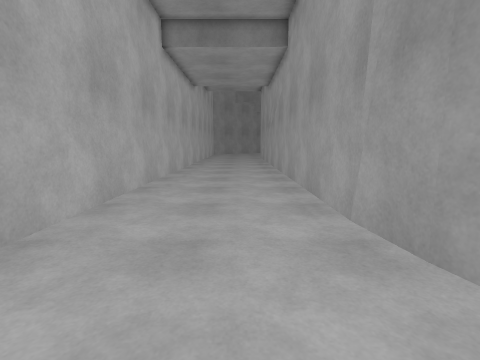
View 1 (above)

12 first-person views from a walk through a world built for the Gazebo simulator. The camera is 1.2 m above the floor, tilts 8° down and sees 85° across. The floor is counted in squares, 0.5 m on a side. Each view is taken from the middle of a square. On the plan, view 1 faces up. The plan holds only what a view shows up to about 17 squares ahead; the rest is blank. The place goes on beyond the plan.

View 2
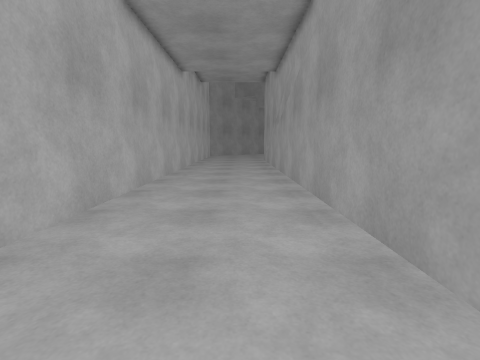

View 3
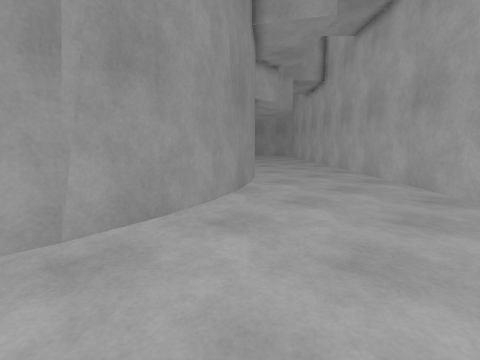

View 4
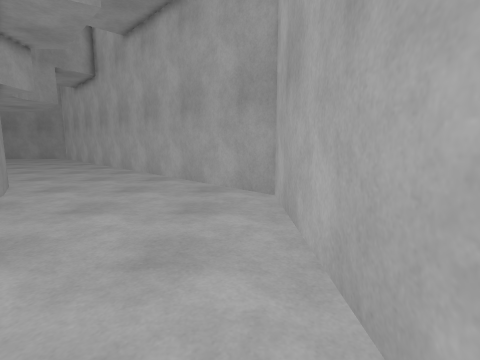

View 5
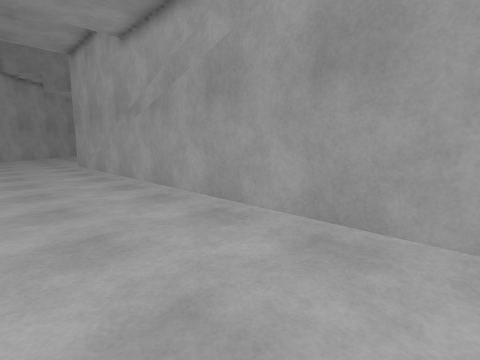

View 6
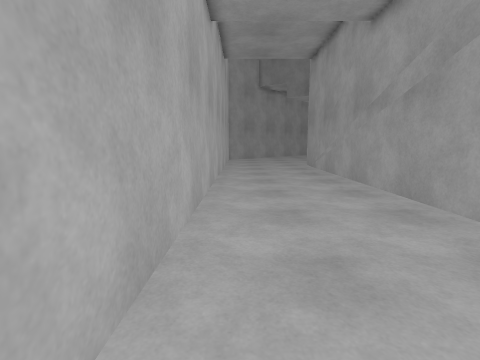

View 7
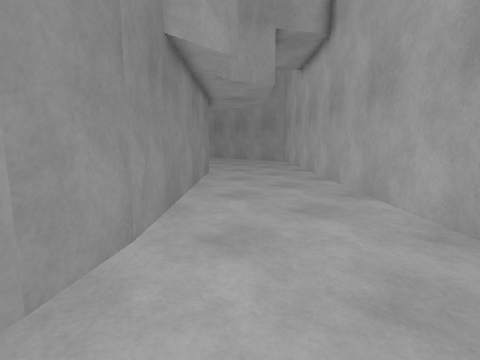

View 8
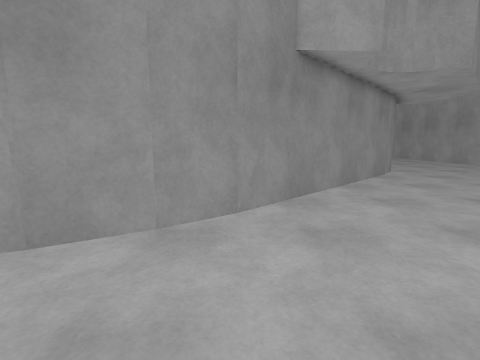

View 9
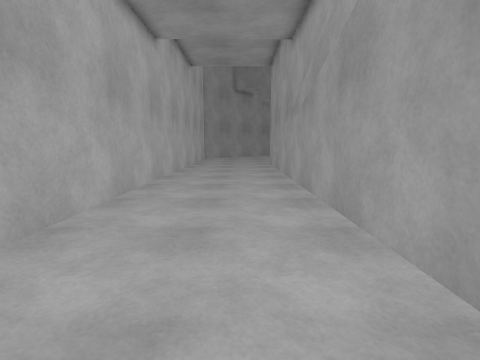

View 10
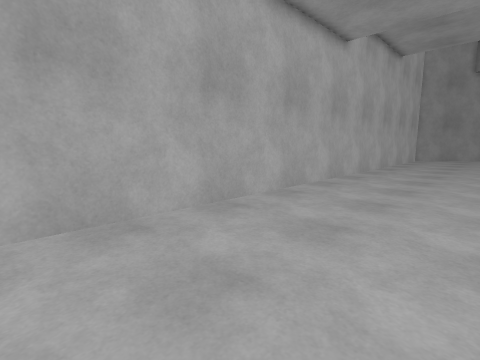

View 11
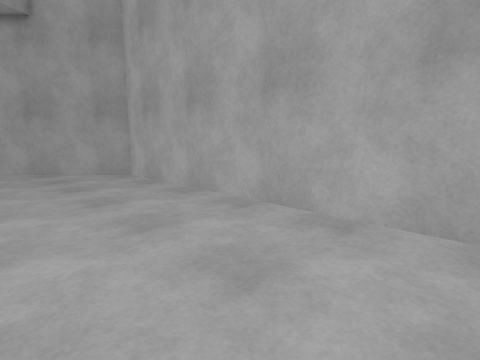

View 12
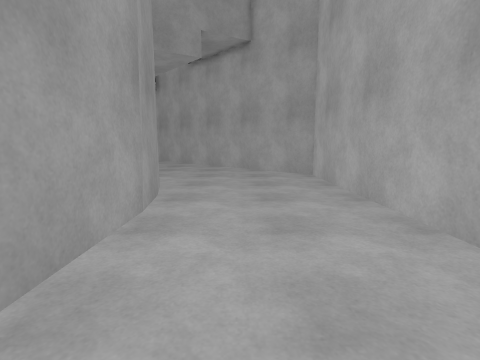

### Floor plan
Points are (right, up) in squares from view 1. A wall is a line through its corners. A room is listed if a view was taken in it or the views show most of it. See-through windows are left out.
Room 1 (views 1, 2, 3, 4, 5, 6, 7, 8, 9, 10, 11, 12)
walls: (2.6, 6) (2.6, 30.2); (2.9, 3.8) (2.6, 6.1); (3.5, 1.6) (2.9, 3.9); (4.4, -0.4) (3.5, 1.8); (5.5, -2.3) (4.3, -0.2); (6.8, -4) (5.4, -2.2); (-4.2, 29.7) (-4.2, -2.2) (8.2, -14.6); (15.4, -12.7) (6.7, -3.9); (17.2, -14) (15.4, -12.6)

Positions as (right, up) in squares from view 1, and headings:
1: (0, 0), facing up
2: (0, 5), facing up
3: (-3, 7), facing down-right
4: (-3, 7), facing down
5: (-3, 11), facing up-right
6: (-3, 13), facing up
7: (2, -2), facing down-right
8: (0, -4), facing right
9: (0, 11), facing up
10: (2, 11), facing up-left
11: (2, 13), facing down-left
12: (0, 13), facing down
